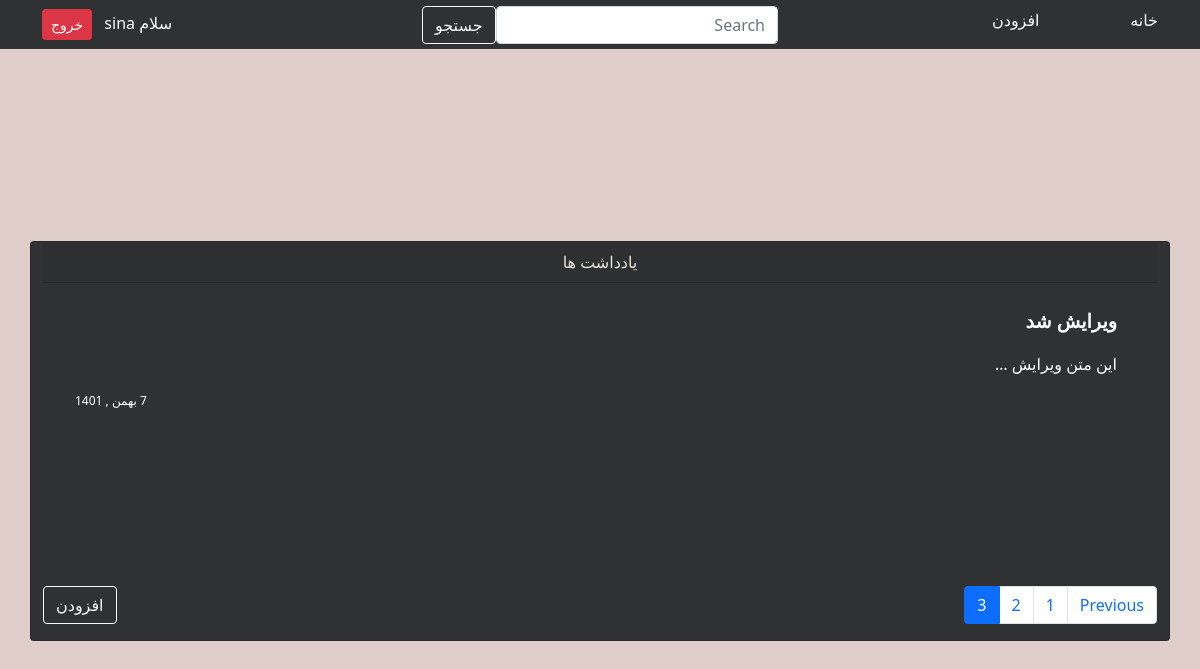
Page /?page=3&q= (signed in) on the committed database.
### home/models.py (models this page shows, shortened)
class Note(models.Model):
    title = models.CharField(max_length=250)
    body = models.TextField(null=True, blank=True)
    created = models.DateTimeField(auto_now_add=True)
    updated = models.DateTimeField(auto_now=True)
    user = models.ForeignKey(User,on_delete=models.CASCADE,default=1)
    def jcreated(self):
        return jalali_converter(self.created)

### home/views.py (the view)
# urls.py: path('', views.home_config, name='main'),
@login_required
def home_config(request):
    if request.user.is_authenticated:
        notes = Note.objects.filter(user=request.user).order_by('-created')
        paginator = Paginator(notes, 3)
        page_number = request.GET.get('page')
        objects_list = paginator.get_page(page_number)
        return render(request, 'home/home.html', {'notes': objects_list, 'do': 'افزودن'})
    else:
        return redirect('account:login')

### extensions/jalali.py (called while the page is built)
    def persian_tuple(self):
        return self.persian_year, self.persian_month, self.persian_day

### extensions/utils.py (called while the page is built)
def jalali_converter(date):
    jmonths = [
        'فروردین',
        'اردیبهشت',
        'خرداد',
        'تیر',
        'مرداد',
        'شهریور',
        'مهر',
        'آبان',
        'آذر',
        'دی',
        'بهمن',
        'اسفند',
    ]
    date_to_str = f'{date.year},{date.month},{date.day}'
    date_in_tuple = jalali.Gregorian(date_to_str).persian_tuple()
    date_to_list = list(date_in_tuple)
    for index, month in enumerate(jmonths):
        if date_to_list[1] == index + 1:
            date_to_list[1] = month
            break
    output = f'{date_to_list[2]} {date_to_list[1]} , {date_to_list[0]}'
    return output

### home/templates/home/home.html (shortened to what this page needs)
{% extends 'base.html' %}
{% load static %}
{% block style %}{% static 'style/home.css' %}{% endblock %}
{% block content %}
    <div class="container">
        <div class="row justify-content-center my-content">
            <div class="card bg-black mb-3 my-card">
                <div class="card-header text-center">یادداشت ها</div>
                <div class="card-body">
                    <ul class="list-group list-group-flush">
                        {% for note in notes %}
                            <a href="{% url 'home:detail' note.id %}" class="list-group-item bg-black my_li ms-2">
                                    <p class="bold">{{ note.title }}</p>
                                    <p>{{ note.body|truncatewords:3 }}</p>
                                    <p class="date-style">{{ note.jcreated }}</p>
                            </a>
                        {% endfor %}
                    </ul>
                </div>
                <div class="d-flex align-items-center justify-content-between mt-5">
                    {% if notes.has_other_pages %}
                        <nav class=" d-flex justify-content-end mt-3" aria-label="Page navigation example">
                            <ul class="pagination">
                                {% if notes.has_previous %}
                                    <li class="page-item"><a class="page-link" href="?page={{ notes.previous_page_number }}{% if request.Get.q %}&q={{ request.GET.q }}{% else %}&q={{ q }}{% endif %}">Previous</a>
                                    </li>
                                {% endif %}
                                {% for page in notes.paginator.page_range %}
                                    {% if notes.number == page %}
                                        <li class="page-item active"><a class="page-link" href="?page={{ page }}{% if request.Get.q %}&q={{ request.GET.q }}{% else %}&q={{ q }}{% endif %}">{{ page }}</a>
                                        </li>
                                    {% else %}
                                        <li class="page-item"><a class="page-link" href="?page={{ page }}{% if request.Get.q %}&q={{ request.GET.q }}{% else %}&q={{ q }}{% endif %}">{{ page }}</a>
                                        </li>
                                    {% endif %}
                                {% endfor %}
                            </ul>
                        </nav>
                    {% endif %}
                    <div class="d-flex justify-content-end">
                        <a href="{% url 'home:add_note' %}" class="btn btn-outline-light">{{ do }}</a>
                    </div>
                </div>
            </div>
        </div>
    </div>
{% endblock %}

### templates/inc/nav.html
<nav class="bg-black">
        <div class="container">
            <div class="row justify-content-between align-items-center">
                {% if request.user.is_authenticated %}
                    <ul class="col-2 navbar list-unstyled">
                        <li class="nav-item"><a class="my-nav-link text-light" href="{% url 'home:main' %}">خانه</a></li>
                        <li class="nav-item"><a class="my-nav-link text-light" href="{% url 'home:add_note' %}">افزودن</a></li>
                    </ul>
                    <div class="col-4">
                        <form class="form-inline my-2 my-lg-0 d-flex justify-content-between" action="{% url 'home:search' %}" method="GET">
                            <input class="form-control mr-sm-2" type="search" placeholder="Search" name="q">
                            <button type="submit" class="btn btn-outline-light my-2 my-sm-0" type="submit">جستجو</button>
                        </form>
                    </div>
                    <div class="col-2">
                        <div class="text-end">
                            <a href="{% url 'account:profile' request.user.id %}" class="my-nav-link text-light me-2 ">سلام {{ request.user }}</a>
                            <a class="btn btn-danger btn-sm" href="{% url 'account:logout' %}">خروج</a>
                        </div>
                    </div>
                {% endif %}
            </div>
        </div>
    </nav>

### static/style/home.css (style rules this page uses)
* { box-sizing: border-box; margin: 0; padding: 0; }
.bg-black { background-color: #303133; }
.bg-beige { background-color: #DFCDC9; }
.my_li { color: white; }
.bold { font-weight: bolder !important; font-size: 1.2rem; }
.my-nav-link { display: inline-block; text-decoration: none; border-bottom: 1px solid #303133; transition: all .3s linear; }
.navbar { padding-bottom: 0 !important; }
.my-content { height: 100vh; align-items: center; justify-content: center; }
.my-card { color: #EAE7DD; min-width: 60rem; min-height: 25rem; }
.date-style { text-align: left; font-size: 12px; margin-bottom: 0; }

### rows in the picture
Note: title "ویرایش شد", body "این متن ویرایش …", jcreated "7 بهمن , 1401"

### other values in the picture
{{ request.user }} "sina"
{{ page }} "1" "2"
{{ page }} "3"
{{ do }} "افزودن"
